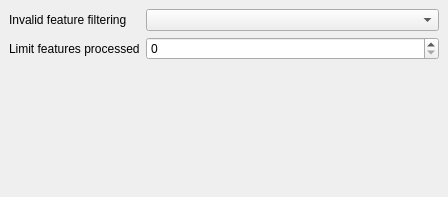
<?xml version="1.0" encoding="UTF-8"?>
<ui version="4.0">
 <class>QgsProcessingFeatureSourceOptionsBase</class>
 <widget class="QgsPanelWidget" name="QgsProcessingFeatureSourceOptionsBase">
  <property name="geometry">
   <rect>
    <x>0</x>
    <y>0</y>
    <width>448</width>
    <height>197</height>
   </rect>
  </property>
  <property name="windowTitle">
   <string notr="true">Form</string>
  </property>
  <layout class="QVBoxLayout" name="verticalLayout">
   <property name="spacing">
    <number>2</number>
   </property>
   <property name="leftMargin">
    <number>0</number>
   </property>
   <property name="topMargin">
    <number>0</number>
   </property>
   <property name="rightMargin">
    <number>0</number>
   </property>
   <property name="bottomMargin">
    <number>0</number>
   </property>
   <item>
    <widget class="QgsScrollArea" name="scrollArea">
     <property name="frameShape">
      <enum>QFrame::NoFrame</enum>
     </property>
     <property name="widgetResizable">
      <bool>true</bool>
     </property>
     <widget class="QWidget" name="scrollAreaWidgetContents">
      <property name="geometry">
       <rect>
        <x>0</x>
        <y>0</y>
        <width>448</width>
        <height>197</height>
       </rect>
      </property>
      <layout class="QGridLayout" name="gridLayout" columnstretch="0,1">
       <item row="1" column="0">
        <widget class="QLabel" name="label">
         <property name="text">
          <string>Invalid feature filtering</string>
         </property>
        </widget>
       </item>
       <item row="3" column="0">
        <spacer name="verticalSpacer">
         <property name="orientation">
          <enum>Qt::Vertical</enum>
         </property>
         <property name="sizeHint" stdset="0">
          <size>
           <width>20</width>
           <height>40</height>
          </size>
         </property>
        </spacer>
       </item>
       <item row="1" column="1">
        <widget class="QComboBox" name="mComboInvalidFeatureFiltering">
         <property name="toolTip">
          <string>If set, allows the default method for handling features with invalid geometries to be overridden</string>
         </property>
        </widget>
       </item>
       <item row="2" column="1">
        <widget class="QgsSpinBox" name="mFeatureLimitSpinBox">
         <property name="toolTip">
          <string>If set, limits the maximum number of features which will be processed from this source</string>
         </property>
         <property name="maximum">
          <number>999999999</number>
         </property>
        </widget>
       </item>
       <item row="2" column="0">
        <widget class="QLabel" name="label_2">
         <property name="text">
          <string>Limit features processed</string>
         </property>
        </widget>
       </item>
      </layout>
     </widget>
    </widget>
   </item>
  </layout>
 </widget>
 <customwidgets>
  <customwidget>
   <class>QgsScrollArea</class>
   <extends>QScrollArea</extends>
   <header>qgsscrollarea.h</header>
   <container>1</container>
  </customwidget>
  <customwidget>
   <class>QgsPanelWidget</class>
   <extends>QWidget</extends>
   <header>qgspanelwidget.h</header>
   <container>1</container>
  </customwidget>
  <customwidget>
   <class>QgsSpinBox</class>
   <extends>QSpinBox</extends>
   <header>qgsspinbox.h</header>
  </customwidget>
 </customwidgets>
 <resources/>
 <connections/>
</ui>
